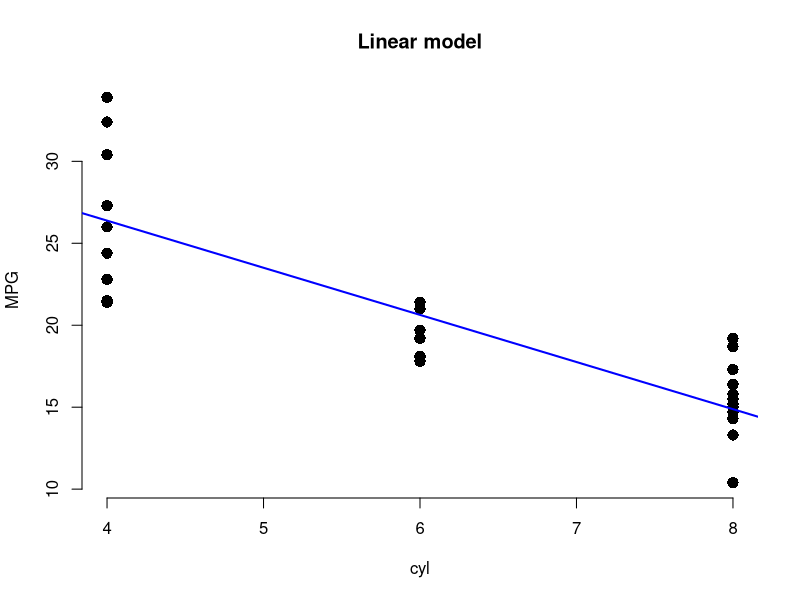
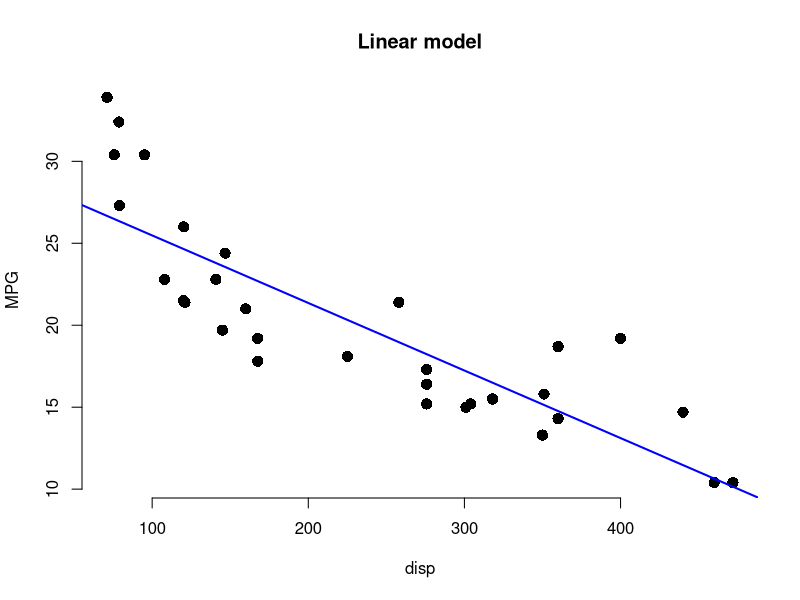

Here is the R script that generated these plots, in order:
## ---- chunk 1
knitr::opts_chunk$set(echo = FALSE)
## ---- chunk 2
fit <- lm(mtcars$mpg ~ mtcars$cyl, data = mtcars)
plot(mtcars$cyl, mtcars$mpg, xlab = "cyl", ylab = "MPG", main = "Linear model", cex = 1.5, pch = 16, bty = "n")
abline(fit, col = "blue", lwd = 2)
## ---- chunk 3
fit <- lm(mtcars$mpg ~ mtcars$disp, data = mtcars)
plot(mtcars$disp, mtcars$mpg, xlab = "disp", ylab = "MPG", main = "Linear model", cex = 1.5, pch = 16, bty = "n")
abline(fit, col = "blue", lwd = 2)
